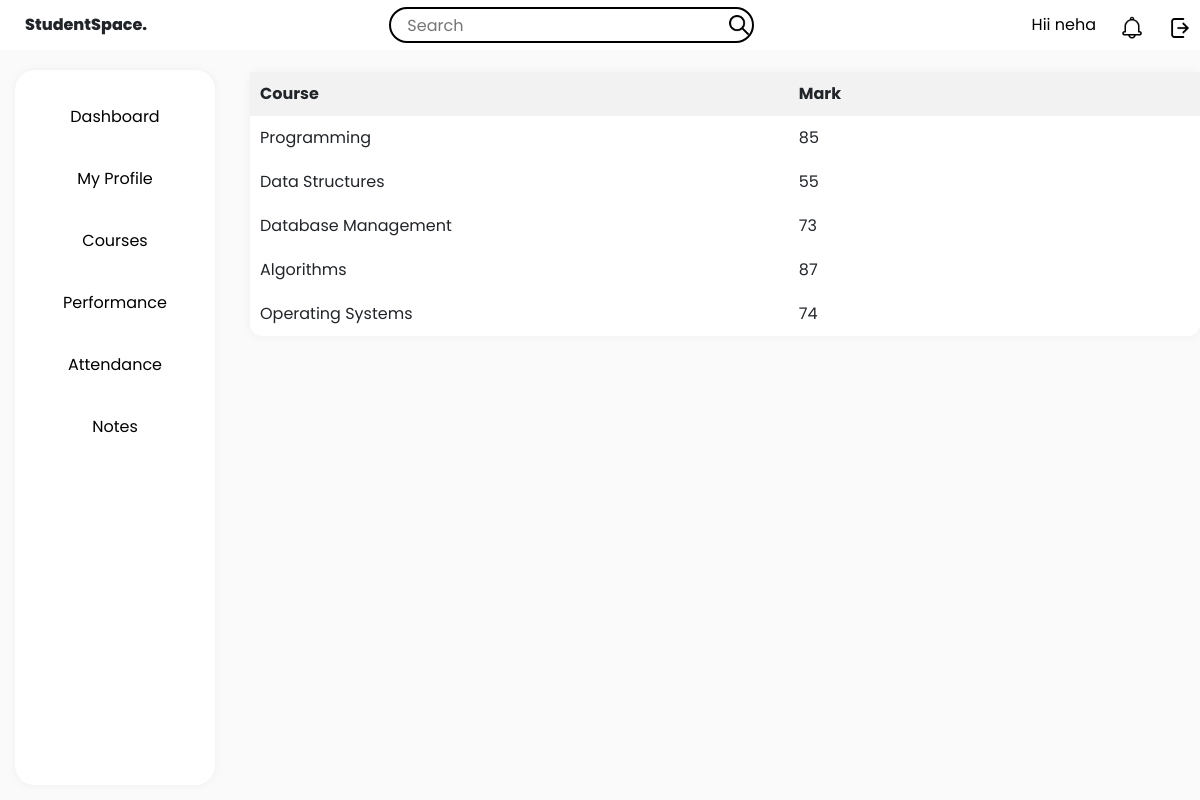
The page /perfomance (signed in) on the database its author committed.
### tables this page shows
CREATE TABLE grade (
        id INTEGER PRIMARY KEY,
        programming INTEGER,
        data_structors INTEGER,
        dbms INTEGER,
        algorithm_analysis INTEGER,
        os INTEGER
    );

### app.py (the view)
@app.route("/perfomance")
def perfomance():
    user_id = session.get("user_id")
    user_type = session.get("user_type")
    name = session.get("name")
    conn = sqlite3.connect("database.db")
    cursor = conn.cursor()
    cursor.execute("SELECT * FROM grade WHERE id = ?", (user_id,))
    marks = cursor.fetchone()
    cursor.execute("SELECT * FROM grades")
    grades = cursor.fetchall()
    conn.close()
    return render_template(
        "perfomance.html", user_type=user_type, name=name, marks=marks, grades=grades
    )

### app.py (called while the page is built)
@app.context_processor
def common_icons():
    admin = "/static/assets/admin.png"
    student = "/static/assets/student.png"
    faculty = "/static/assets/faculty.png"
    search = "/static/assets/search.png"
    notification = "/static/assets/notification.png"
    settings = "/static/assets/settings.png"
    editimage="/static/assets/edit.png"
    return dict(
        search=search,
        notification=notification,
        settings=settings,
        admin=admin,
        faculty=faculty,
        student=student,
        editimage=editimage
    )

### templates/perfomance.html (shortened to what this page needs)
<!DOCTYPE html>
<html>
  <head>
    <link
      href="https://cdn.jsdelivr.net/npm/bootstrap@5.3.0/dist/css/bootstrap.min.css"
      rel="stylesheet"
    />
    <link
      rel="stylesheet"
      href="{{ url_for('static', filename='style.css') }}"
    />
    <link
      rel="stylesheet"
      href="{{ url_for('static', filename='perfomance-style.css') }}"
    />
  </head>
  <body>
    <div class="StudentSpace">
      <div class="header">
        <div class="left-section">StudentSpace.</div>
        <div class="middle-section">
          <input class="search-bar" type="text" placeholder="Search" />
          <img
            class="search-icon"
            src="{{search}}"
            style="width: 20px; height: 20px; position: relative; right: 40px"
          />
        </div>
        <div class="right-section">
          <div class="name">
            <a href="{{ url_for('profile') }}" class="name">Hii {{name}} </a>
          </div>
          <div class="notification-icon" style="margin-left: 24px">
            <img
              class="rs-notification"
              src="{{notification}}"
              style="width: 24px; height: 24px"
            />
          </div>
          <div class="settings-icon">
            <a href="{{ url_for('logout') }}"
              ><img class="settings-icon" src="{{settings}}"
            /></a>
          </div>
        </div>
      </div>
      <div class="sidebar">
        <div class="sidebar-tabs">
          <a
            href="{{ url_for('home', username=username, name=name, user_type=user_type) }}"
            >Dashboard</a
          >
        </div>
        {% if user_type == 'student' %}
        <div class="sidebar-tabs">
          <a href="{{ url_for('profile') }}">My Profile</a>
        </div>
        <div class="sidebar-tabs">
          <a href="{{ url_for('courses') }}">Courses</a>
        </div>
        <div class="sidebar-tabs">
          <a href="{{ url_for('perfomance') }}">Performance</a>
        </div>
        <div class="sidebar-tabs">
          <a href="{{ url_for('attendance') }}">Attendance</a>
        </div>
        <div class="sidebar-tabs">
          <a href="{{ url_for('notes') }}">Notes</a>
        </div>
        {% endif %}
      </div>
      <div class="main-section">
        <div class="main">
          {% if user_type == 'student' %}
          <table>
            <tr>
              <th>Course</th>
              <th>Mark</th>
            </tr>
            <tr>
              <td>Programming</td>
              <td>{{ marks[1] }}</td>
            </tr>
            <tr>
              <td>Data Structures</td>
              <td>{{ marks[2] }}</td>
            </tr>
            <tr>
              <td>Database Management</td>
              <td>{{ marks[3] }}</td>
            </tr>
            <tr>
              <td>Algorithms</td>
              <td>{{ marks[4] }}</td>
            </tr>
            <tr>
              <td>Operating Systems</td>
              <td>{{ marks[5] }}</td>
            </tr>
          </table>
          {% endif %}
        </div>
      </div>
    </div>
  </body>
</html>

### static/style.css (style rules this page uses)
* { margin: 0; padding: 0; box-sizing: border-box; font-family: "Poppins", sans-serif; }
body { font-weight: 400; line-height: 1.5; font-size: 16px; }
.StudentSpace { display: flex; flex-direction: column; height: 100vh; }
.header { display: flex; align-items: center; justify-content: space-between; height: 48px; padding: 25px; }
.left-section { font-weight: 800; }
.middle-section { flex: 1; max-width: 400px; display: flex; align-items: center; }
.right-section { display: flex; align-items: center; flex-direction: row; }
.name { color: #000; text-decoration: none; }
.search-bar { flex: 1; height: 36px; padding-left: 16px; border: solid 2px black; border-radius: 48px; }
.sidebar { position: fixed; top: 70px; left: 15px; bottom: 15px; width: 200px; display: flex; flex-direction: column; align-items: center; box-shadow: 0 0 10px rgba(0, 0, 0, 0.05); border-radius: 20px; padding-top: 16px; background-color: white; }
.sidebar-tabs { height: 46px; width: 152px; border-radius: 48px; box-sizing: border-box; text-align: center; display: flex; justify-content: center; align-items: center; line-height: 40px; margin: 8px; transition: box-shadow 0.3s ease; }
.sidebar-tabs a { text-decoration: none; color: #000; }
.main-section { background-color: rgb(250, 250, 250); height: 100%; width: 100%; }
.main { margin-left: 250px; margin-top: 22px; margin-bottom: 15px; display: flex; flex-direction: column; border-radius: 12px; box-shadow: 0 0 10px rgba(0, 0, 0, 0.05); background-color: white; }
.search-icon, .notification-icon, .settings-icon { width: 20px; height: 20px; margin-left: 15px; }
.search-icon { position: relative; right: 45px; }

### static/perfomance-style.css (style rules this page uses)
table { width: 100%; border-collapse: collapse; border-radius: 20px; }
th, td { padding: 10px; width: 100px; text-align: left; }
th { background-color: #f2f2f2; }

### rows shown on the page
grade: programming "85", data_structors "55", dbms "73", algorithm_analysis "87", os "74"

### other values the page prints
{{ name }} "neha"
